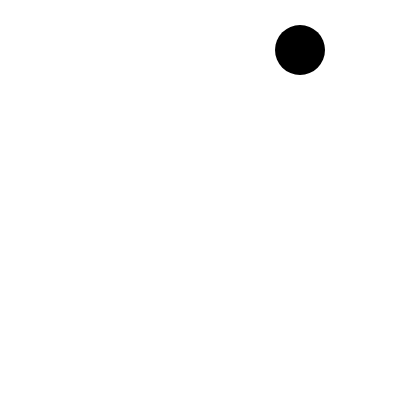
Frame 1 (no input)
Frame 60 (no input): identical to frame 1, image omitted
Frame 120 (the mouse pressed at the canvas centre since frame 60): identical to frame 1, image omitted

The p5.js sketch that drew this single still picture (run headless with seeded random() and noise() and a simulated clock; from frame 60 on, the mouse is pressed at the canvas centre):

// p5.js sketch
// ── sketch.js
function setup() {
  createCanvas(400,400); //canvas created
  background(255); // background set to white
  noStroke(); // no stroke line 
  fill(0); // no fill color
  ellipse(300, 50, 50); // sizing of the ellipse

}

function draw() {

}
